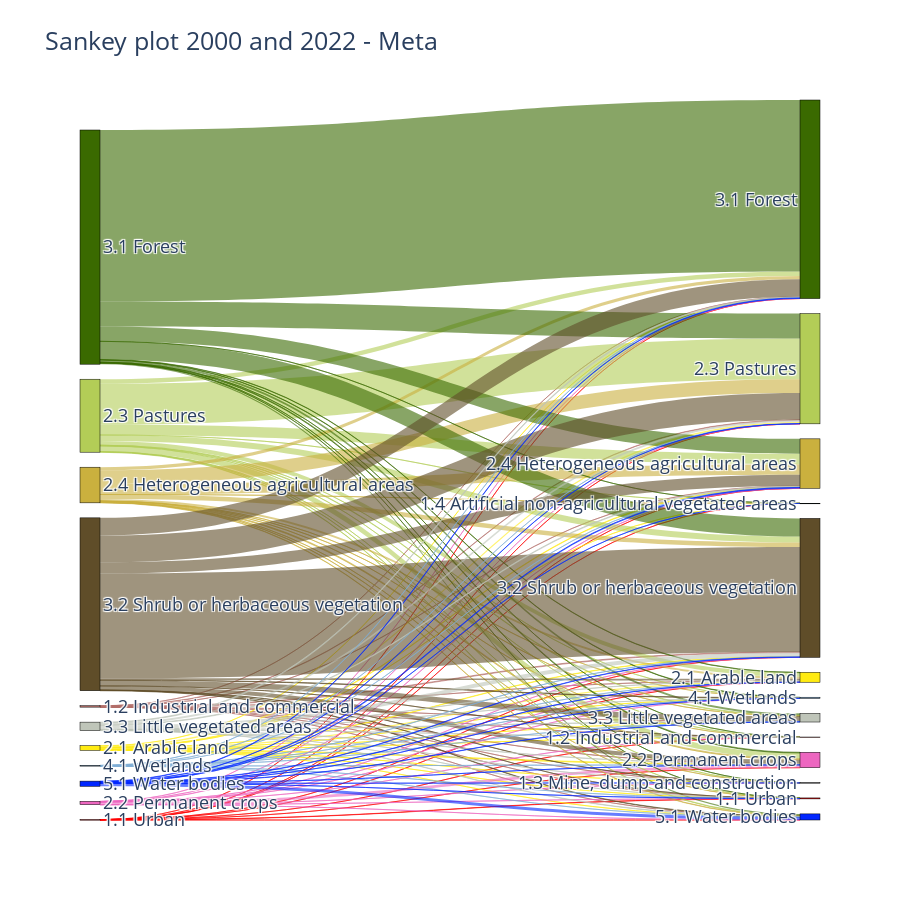

The notebook cell saved with this chart:
### Code cell
inter = inter.rename(columns={'level2_1': 'Date1','level2_2':'Date2'})

label_set = set()
links = []

def add_links(inter, col_from, col_to):
    temp = inter.groupby([col_from, col_to])["area"].sum().reset_index()
    for _, row in temp.iterrows():
        source = f"{col_from}_{row[col_from]}"
        target = f"{col_to}_{row[col_to]}"
        value = row["area"]
        label_set.update([source, target])
        links.append((source, target, value))

add_links(inter, "Date1", "Date2")

labels = list(label_set)
labels = sorted(label_set, key=lambda x: x.split("_", 1)[1])
label_to_index = {label: i for i, label in enumerate(labels)}

source = [label_to_index[s] for s, t, v in links]
target = [label_to_index[t] for s, t, v in links]
value = [v for s, t, v in links]

color_dict = {
    "1.1 Urban": "#FD0000",
    "1.2 Industrial and commercial": "#B26E69",
    "1.3 Mine, dump and construction": "#4a4a4a",
    "1.4 Artificial non-agricultural vegetated areas": "#00CCBB",
    "2.1 Arable land": "#ffeb12",
    "2.2 Permanent crops": "#ED66C0",
    "2.3 Pastures": "#b3cd57",
    "2.4 Heterogeneous agricultural areas": "#CAB03E",
    "3.1 Forest": "#3a6a00",
    "3.2 Shrub or herbaceous vegetation": "#5f4d29",
    "3.3 Little vegetated areas": "#bfc5b9",
    "4.1 Wetlands": "#7faed5",
    "5.1 Water bodies": "#0127ff",
    "9.9 Unknown": "#FBF1F1"
}

display_labels = [label.split("_", 1)[1] for label in labels]

colors = []
for label in labels:
    class_name = label.split("_", 1)[1].strip()
    colors.append(color_dict.get(class_name, "gray"))

def hex_to_rgba(hex_color, alpha=0.6):
    hex_color = hex_color.lstrip("#")
    r, g, b = tuple(int(hex_color[i:i+2], 16) for i in (0, 2, 4))
    return f"rgba({r},{g},{b},{alpha})"

missing_classes = set()
for s, t, v in links:
    class_name = s.split("_", 1)[1].strip()
    if class_name not in color_dict:
        missing_classes.add(class_name)

link_colors = []
for s, t, v in links:
    class_name = s.split("_", 1)[1].strip()
    hex_color = color_dict.get(class_name, "#999999")
    link_colors.append(hex_to_rgba(hex_color))


fig = go.Figure(data=[go.Sankey(
    arrangement="snap",
    node=dict(
        pad=15,
        thickness=20,
        line=dict(color="black", width=0.5),
        label=display_labels,
        color=colors
    ),
    link=dict(
        source=source,
        target=target,
        value=value,
        color=link_colors
    )
)])

fig.update_layout(
    title_text="Sankey plot 2000 and 2022 - Meta",
    font_size=18,
    height=900
)

### Figure 1 — Plotly figure (JSON) as saved in the notebook; plotly's stock layout.template omitted (floating-point values rounded to 4 significant figures; data arrays with more than 128 entries replaced by an {"elided": "..."} marker saying what was removed)
{"data": [{"arrangement": "snap", "link": {"color": {"elided": "130 str values"}, "source": {"elided": "130 int values"}, "target": {"elided": "130 int values"}, "value": {"elided": "130 float values"}}, "node": {"color": ["#FD0000", "#FD0000", "#B26E69", "#B26E69", "#4a4a4a", "#00CCBB", "#ffeb12", "#ffeb12", "#ED66C0", "#ED66C0", "#b3cd57", "#b3cd57", "#CAB03E", "#CAB03E", "#3a6a00", "#3a6a00", "#5f4d29", "#5f4d29", "#bfc5b9", "#bfc5b9", "#7faed5", "#7faed5", "#0127ff", "#0127ff"], "label": ["1.1 Urban", "1.1 Urban", "1.2 Industrial and commercial", "1.2 Industrial and commercial", "1.3 Mine, dump and construction", "1.4 Artificial non-agricultural vegetated areas", "2.1 Arable land", "2.1 Arable land", "2.2 Permanent crops", "2.2 Permanent crops", "2.3 Pastures", "2.3 Pastures", "2.4 Heterogeneous agricultural areas", "2.4 Heterogeneous agricultural areas", "3.1 Forest", "3.1 Forest", "3.2 Shrub or herbaceous vegetation", "3.2 Shrub or herbaceous vegetation", "3.3 Little vegetated areas", "3.3 Little vegetated areas", "4.1 Wetlands", "4.1 Wetlands", "5.1 Water bodies", "5.1 Water bodies"], "line": {"color": "black", "width": 0.5}, "pad": 15, "thickness": 20}, "type": "sankey"}], "layout": {"font": {"size": 18}, "height": 900, "title": {"text": "Sankey plot 2000 and 2022 - Meta"}}}
